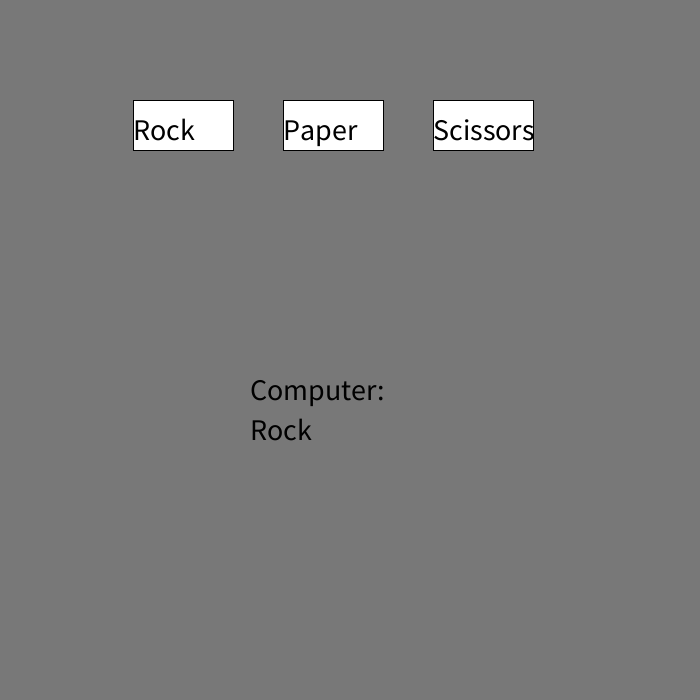
Frame 1 (no input)
Frame 60 (the mouse pressed at the canvas centre just before this capture): identical to frame 1, image omitted
Frame 120 (the mouse held since frame 60 and released just before this capture): identical to frame 1, image omitted

The Processing sketch that drew this single still picture (run headless with seeded random() and noise(); from frame 60 on, the mouse is pressed at the canvas centre):

// Processing sketch: Rock_Paper_Scissors_Random
// ── Rock_Paper_Scissors_Random.pde
String userChoice;
int randomInt;
String computerChoice = "Not Chosen";

void setup() {
  size(700, 700);
  textSize(30);
}
void draw() {
  // buttons
  translate(-100, 0);
  background(120);
  fill(255);
  if (userChoice == "Rock") {
    fill(255, 0, 0);
  }
  rect(width / 3, 100, 100, 50); // rock
  fill(255);
  if (userChoice == "Paper") {
    fill(0, 255, 0);
  }
  rect(width / 3 + 150, 100, 100, 50); // paper
  fill(255);
  
  if (userChoice == "Scissors") {
    fill(0, 0, 255);
  }
  rect(width / 3 + 300, 100, 100, 50); // scissors
  fill(0);
  text("Rock", width / 3, 140);
  text("Paper", width / 3 + 150, 140);
  text("Scissors", width / 3 + 300, 140);
  
  if (randomInt == 0) {
    computerChoice = "Rock";
  } else if (randomInt == 1) {
    computerChoice = "Paper";
  } else {
    computerChoice = "Scissors";
  }
    
  text("Computer:", width / 2, 400);
  text(computerChoice, width / 2, 440);
  
  if ((userChoice == "Rock" && computerChoice == "Paper") ||
  (userChoice == "Paper" && computerChoice == "Scissors") ||
  (userChoice == "Scissors" && computerChoice == "Rock")) {
    text("You Lose!", width / 2, 275);
  }
  
  if ((userChoice == "Rock" && computerChoice == "Scissors") ||
  (userChoice == "Paper" && computerChoice == "Rock") ||
  (userChoice == "Scissors" && computerChoice == "Paper")) {
    text("You Win!", width / 2, 275);
  }
  
  if ((userChoice == "Rock" && computerChoice == "Rock") ||
  (userChoice == "Paper" && computerChoice == "Paper") ||
  (userChoice == "Scissors" && computerChoice == "Scissors")) {
    text("Draw!", width / 2, 275);
  }
}

void mousePressed() {
  if (mouseX <= width/3 &&
    mouseX >= width/3 - 100 &&
    mouseY >= 100 && mouseY <= 150) {
    userChoice = "Rock";
    randomInt = (int) random(3);
  } else if (
    mouseX <= width / 3 + 150 &&
    mouseX >= width / 3 + 50 &&
    mouseY >= 100 && mouseY <= 150
  ) {
    userChoice = "Paper";
    randomInt = (int) random(3);
  } else if (
  mouseX >= width /3 +200 &&
  mouseX <= width / 3 + 300 &&
  mouseY >= 100 && mouseY <= 150
  ) {
    userChoice = "Scissors";
    randomInt = (int) random(3);
  } else { 
    userChoice = "Not Chosen";
  }
 
  println(computerChoice);
}
